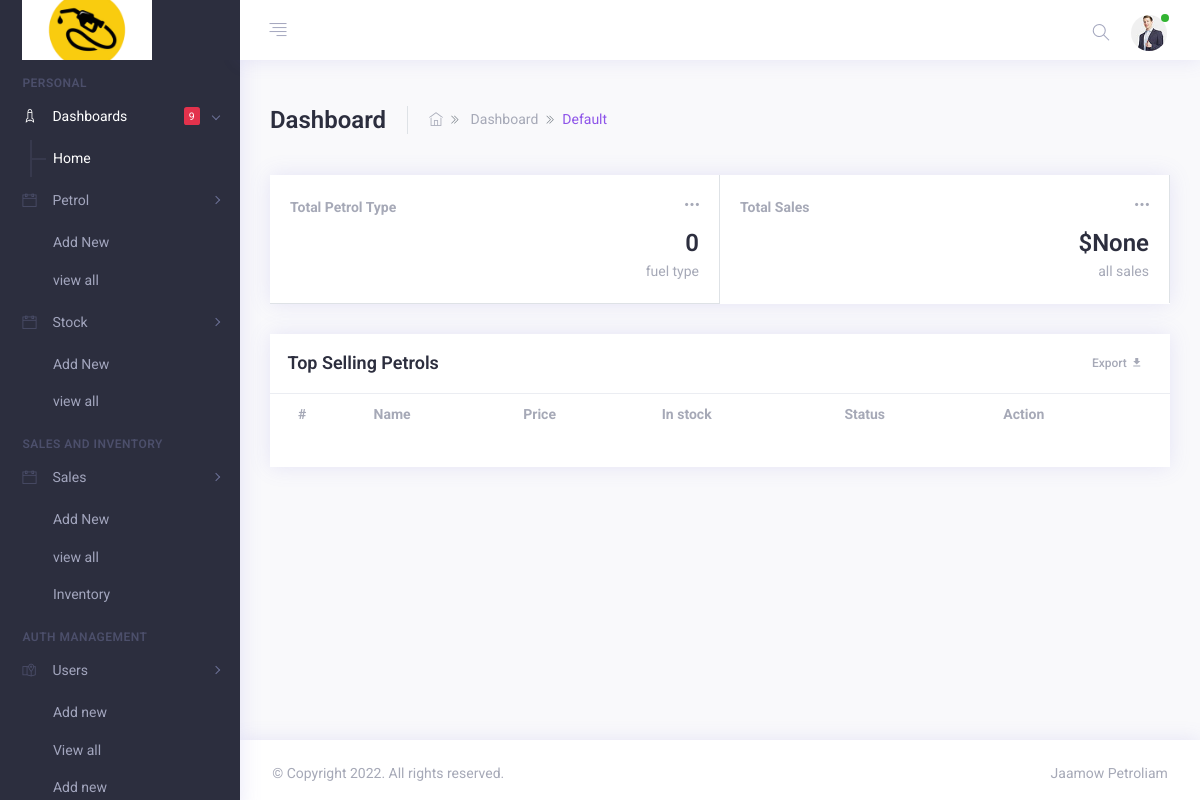
The app's page / (signed in), older data.
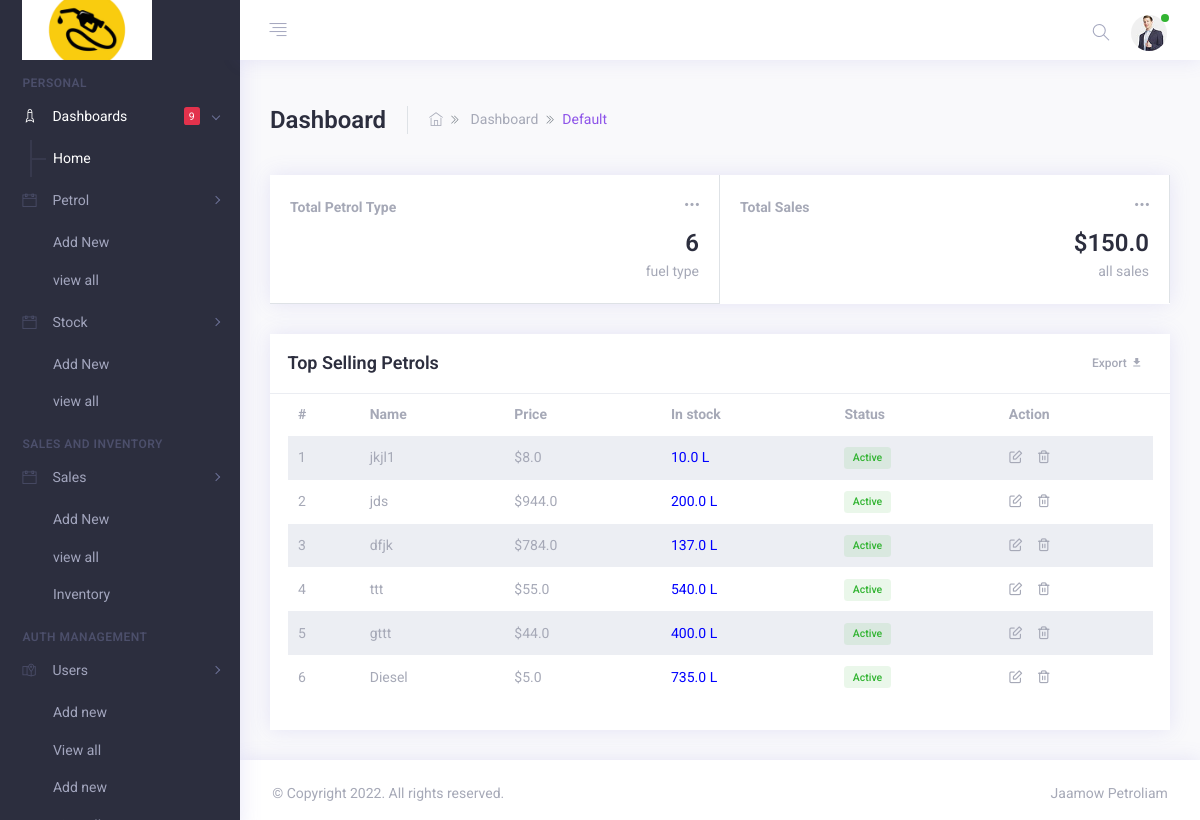
The same page, newer data.
### base/models.py (models this page shows)
class Fuel(models.Model):
    name = models.CharField(max_length=100, unique=True)
    price = models.FloatField(max_length=(15,2), default=0)
    user = models.CharField(max_length=100, blank=True)
    status = models.CharField(max_length=2,choices=(('1','Active'),('0', 'Inactive')) , default = 1)
    delete_flag = models.IntegerField(default = 0)
    created = models.DateTimeField(default = timezone.now)
    updated = models.DateTimeField(auto_now=True)
    class Meta:
        ordering = ['-updated','-created']
        verbose_name_plural = "fuel type lists"
    def __str__(self):
        return self.name
    def available(self):
        try:
            stockin = Stock.objects.filter(fuel = self).aggregate(models.Sum("volume"))['volume__sum']
            if stockin is None:
                stockin = 0
        except:
            stockin = 0
        try:
            sale = Sale.objects.filter(fuel = self).aggregate(models.Sum("volume"))['volume__sum']
            if sale is None:
                sale = 0
        except:
            sale = 0
            print(sale)
        return stockin - sale

### base/views.py (the view)
# urls.py: path('', views.home, name="home"),
@login_required(login_url='login')
def home(request):
    form = SaleForm()
    total_fuels = Fuel.objects.filter(delete_flag=0, status=1).count()
    fuels = Fuel.objects.filter(delete_flag=0, status=1).all()
    total_amount = Sale.objects.filter(fuel__id__in = fuels).aggregate(Sum('amount'))['amount__sum']
    print(total_amount)
    context = {
        "total_fuel":total_fuels,
        "total_sales": total_amount,
        "fuels": fuels,
        "form":form,
        "page_name":"Main Dashboard"
    }
    return render(request, 'base/index.html', context)

### base/templates/base/index.html (shortened to what the changed rows need)
{% extends 'base.html' %}
{% block content %}
        <div class="row">
            <div class="col-md-12 m-b-30">
                <div class="d-block d-lg-flex flex-nowrap align-items-center">
                    <div class="page-title mr-4 pr-4 border-right">
                        <h1>Dashboard</h1>
                    </div>
                </div>
            </div>
        </div>
        <div class="row">
            <div class="col-sm-12">
                <div class="card card-statistics">
                    <div class="row no-gutters">
                        <div class="col-xxl-3 col-lg-6">
                            <div class="p-20 border-lg-right border-bottom border-xxl-bottom-0">
                                <div class="d-block d-sm-flex h-100 align-items-center">
                                    <div class="statistics mt-3 mt-sm-0 ml-sm-auto text-center text-sm-right">
                                        <h3 class="mb-0">{{total_fuel}}</h3>
                                        <p>fuel type</p>
                                    </div>
                                </div>
                            </div>
                        </div>
                        <div class="col-xxl-3 col-lg-6">
                            <div class="p-20 border-lg-right border-bottom border-lg-bottom-0">
                                <div class="d-block d-sm-flex h-100 align-items-center">
                                    <div class="statistics mt-3 mt-sm-0 ml-sm-auto text-center text-sm-right">
                                        <h3 class="mb-0">${{total_sales}}</h3>
                                        <p>all sales</p>
                                    </div>
                                </div>
                            </div>
                        </div>
                    </div>
                </div>
            </div>
        </div>
        <div class="row">
            <div class="col-xxl-8 m-b-30">
                <div class="card card-statistics h-100 mb-0">
                    <div class="card-body scrollbar scroll_dark pt-0" style="max-height: 350px;">
                        <div class="datatable-wrapper table-responsive">
                            <table id="datatable" class="table table-borderless table-striped">
                                <thead>
                                    <tr>
                                        <th>#</th>
                                        <th>Name</th>
                                        <th>Price</th>
                                        <th>In stock</th>
                                        <th>Status</th>
                                        <th>Action</th>
                                    </tr>
                                </thead>
                                <tbody>
                                    {% for fuel in fuels %}
                                    <tr>
                                        <td>{{forloop.counter}}</td>
                                        <td>{{fuel}}</td>
                                        <td>${{fuel.price}}</td>
                                        <td style="color:blue;">
                                           {{fuel.available}} L
                                        </td>
                                        <td><span class="badge badge-success-inverse">{% if fuel.status == '1' %}Active{% else %}Inactive{% endif %}</span></td>
                                        <td> <a class="mr-3" href="javascript:void(0);"><i class="fe fe-edit"></i></a><a href="javascript:void(0);"><i class="fe fe-trash-2"></i></a></td>
                                    {% endfor %}
                                    </tr>
                                </tbody>
                            </table>
                        </div>
                    </div>
                </div>
            </div>
        </div>
{% endblock %}

Row changes from the older to the newer data that the page shows:
added Fuel: name "jkjl1", price "8.0", available "10.0", status "Active"
added Fuel: name "jds", price "944.0", available "200.0", status "Active"
added Fuel: name "dfjk", price "784.0", available "137.0", status "Active"
added Fuel: name "ttt", price "55.0", available "540.0", status "Active"
added Fuel: name "gttt", price "44.0", available "400.0", status "Active"
added Fuel: name "Diesel", price "5.0", available "735.0", status "Active"
Text that changed along with them:
{{ total_fuel }}: "0" → "6"
{{ total_sales }}: "None" → "150.0"
